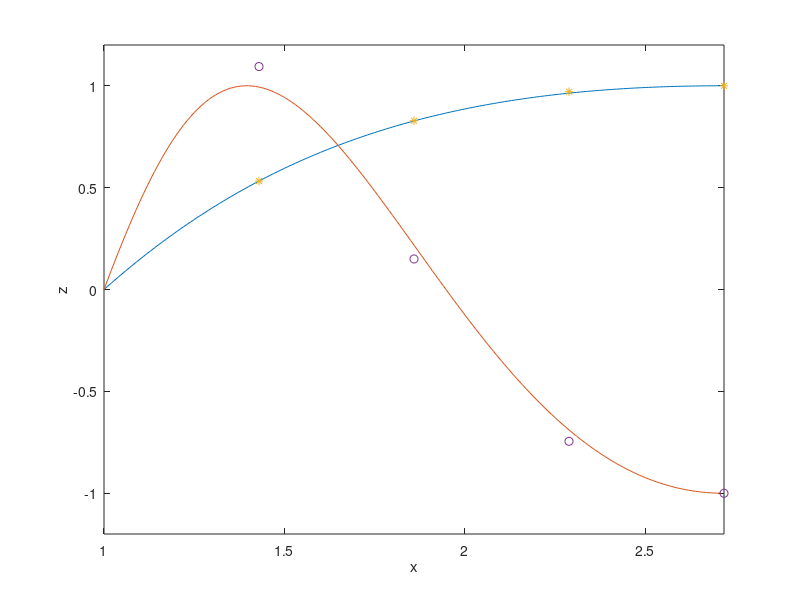

Write MATLAB code to recreate this figure.
x=1:.01:exp(1);
% compute eigenfunction values scaled to 1 or -1.
z0=sin((1*pi/2)*log(abs(x)));
z1=sin((3*pi/2)*log(abs(x)));
% plot eigenfuctions
plot(x,z0,x,z1)
hold on
% Discrete approximations to eigenfunctions
% Scaled to 1 or -1.
u0=(1/.5860)*[0.3119 0.4854 0.5690 0.5860];
u1=-(1/.6003)*[-0.6569 -0.0900 0.4473 0.6003];
% determine x values for plotting
r=(exp(1)-1)/4;
xx=[1+r 1+2*r 1+3*r 1+4*r];
plot(xx,u0,'*',xx,u1,'o')
hold off
axis([1 exp(1) -1.2 1.2])
xlabel('x')
ylabel('z')